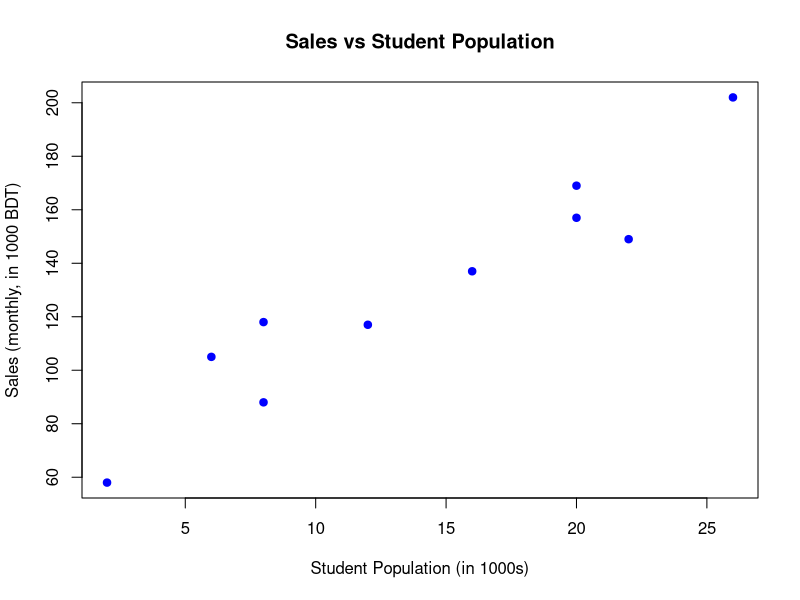
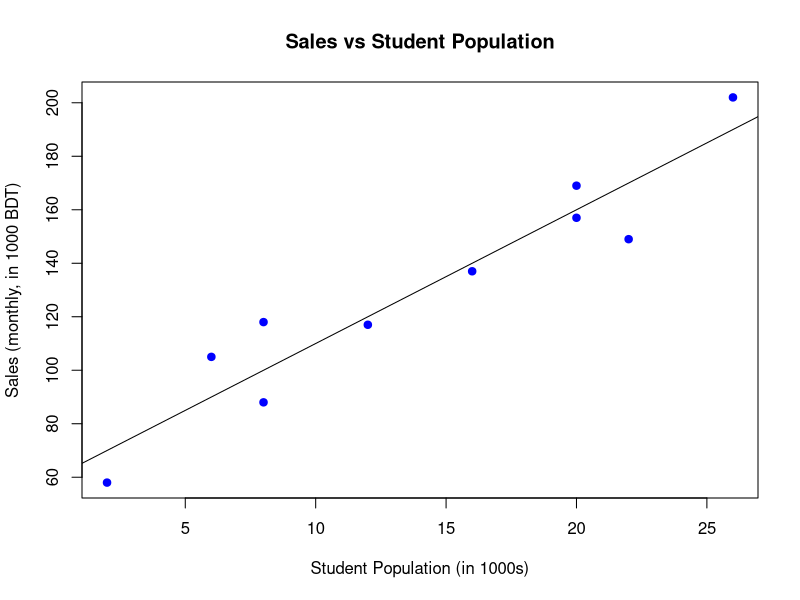

Generate these figures, in order, with R:


# Set the directory
setwd("/home/tanvir/Documents/ownCloud/Git_Repos/EWU_repos/5_Sprint_2025/Github_repos/eco204_spring_25/slides/03_regression_slr/Codes/")


# get the data
library(readxl)
Fast_Food_Data_SLR <- read_excel("Fast_Food_Data_SLR.xlsx")


# Calculate Covariance between Msales and Spop
cov(Fast_Food_Data_SLR$Spop, Fast_Food_Data_SLR$Msales) # the formula is cov(x, y)

# [1] 315.5556



cor(Fast_Food_Data_SLR$Spop, Fast_Food_Data_SLR$Msales)
# [1] 0.950123



# Plot Sales vs Student Population
plot(Fast_Food_Data_SLR$Spop, Fast_Food_Data_SLR$Msales,
     xlab = "Student Population (in 1000s)",
     ylab = "Sales (monthly, in 1000 BDT)",
     main = "Sales vs Student Population",
     pch = 19, col = "blue")



# Runnign Regression 

# First let R to run the regression

model <- lm(Msales ~ Spop, data = Fast_Food_Data_SLR) # linear regression

# see the result

summary(model) # summary of the linear regression

# plot the scatter plot again and on the top plot the line

plot(Fast_Food_Data_SLR$Spop, Fast_Food_Data_SLR$Msales,
     xlab = "Student Population (in 1000s)",
     ylab = "Sales (monthly, in 1000 BDT)",
     main = "Sales vs Student Population",
     pch = 19, col = "blue")

abline(model)


# in sample prediction

fitted(model) # fitted values

# out of sample prediction

new_data <- data.frame(Spop = c(15, 30)) # new data in dataframe

predicted_sales <- predict(model, newdata = new_data) # predicted values
predicted_sales # predicted values



